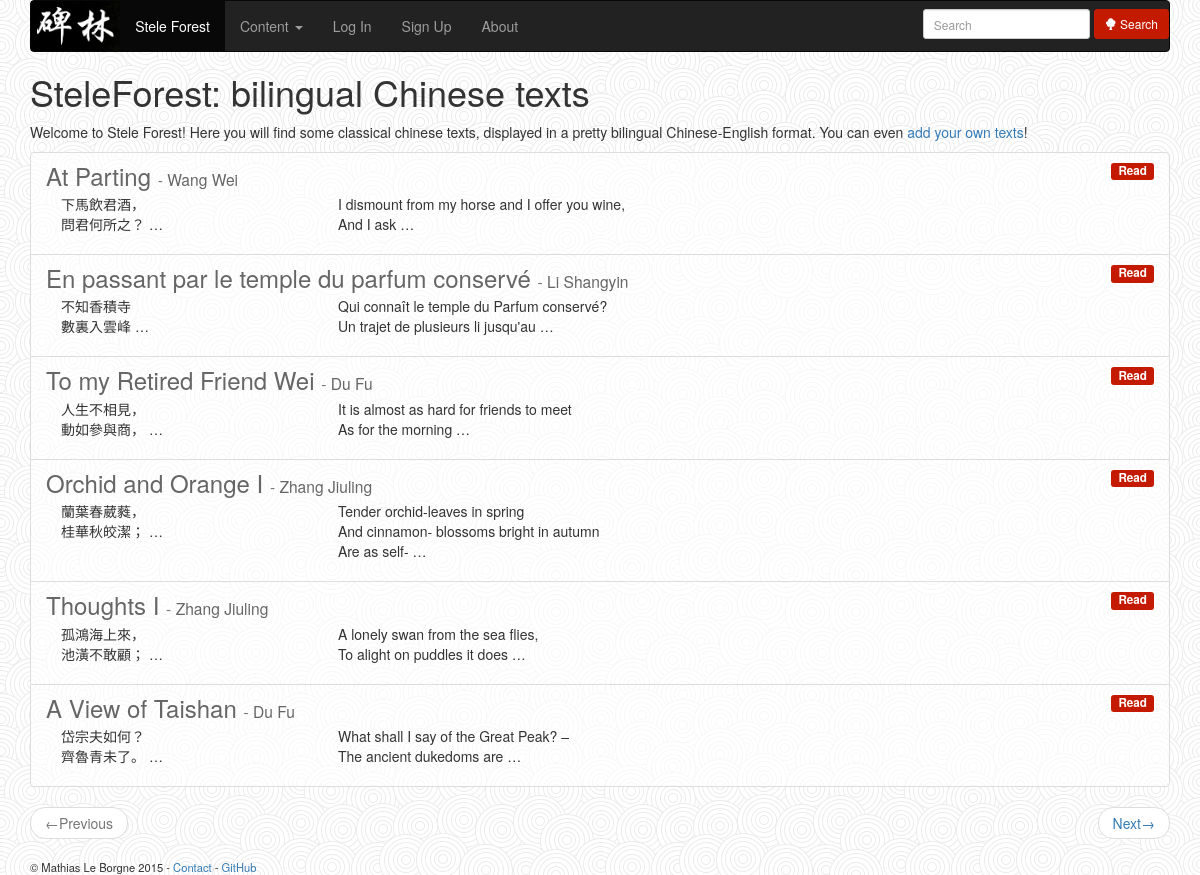
Page /texts-list on the committed database.
### texts/models.py (models this page shows, shortened)
class Text(models.Model):
    title_english = models.CharField(max_length=100)
    title_chinese = models.CharField(max_length=100)
    title_pinyin = models.CharField(max_length=100, null=True)
    author = models.ForeignKey('Author')
    content_english = models.TextField(null=True)
    content_chinese = models.TextField(null=True)
    content_pinyin = models.TextField(null=True)
    date_release = models.DateTimeField(auto_now_add=True, auto_now=False,
                                        verbose_name="Release Date")
    date_writing = models.DateTimeField(auto_now_add=False, auto_now=False,
                                        null=True,
                                        verbose_name="Writing Date")
    chars_data = models.TextField(null=True) # JSON-serialized (text) version of your list
    view_count = models.PositiveIntegerField(default=0)
    slug = models.SlugField(null=True)
    class Meta:
        ordering = ['chars_data', 'content_pinyin']

class Author(models.Model):
    name_chinese = models.CharField(max_length=42)
    name_pinyin = models.CharField(max_length=42)
    year_birth = models.CharField(null=True, max_length=100)
    year_death = models.CharField(null=True, max_length=100)
    biography = models.TextField(null=True)
    slug = models.SlugField(null=True)

### texts/views.py (the view)
# urls.py: url(r'^texts-list$', TextList.as_view(), name='texts_list'),
class TextList(ListView):
    model = Text
    context_object_name = "texts"
    template_name = make_template_name("texts")
    paginate_by = 6

### texts/templates/texts/texts.html (shortened to what this page needs)
{% extends "base.html" %}
{% block content %}
<h1>SteleForest: bilingual Chinese texts</h1>
<p>Welcome to Stele Forest{% if user.is_authenticated %} {{ user.username }}{% endif %}!
   Here you will find some classical chinese texts, displayed in a pretty bilingual Chinese-English format.
   You can even <a href="{% url "new_text" %}">add your own texts</a>!
</p>
<ul class="list-group">
{% for text in texts %}
    <li class="list-group-item clearfix">
        <h3 class="list-group-item-heading">
            <a href="{% url "read_text" text.id %}">{{ text.title_english }}</a>
            <small> - <a href="{% url "author_page" text.author.id %}">{{ text.author.name_pinyin }}</a></small>
            <small> <span class="label label-default pull-right"><a href="{% url "read_text" text.id %}">Read</a></span></small>
        </h3>
        <p class="list-group-item-text">
          <div class="col-xs-3">
              {{ text.content_chinese|truncatewords_html:2|linebreaks }}
          </div>
          <div class="col-xs-9">
              {{ text.content_english|truncatewords_html:13|linebreaks }}
          </div>
        </p>
    </li>
{% empty %}
    <p>No text to display</p>
{% endfor %}
</ul>
{% if is_paginated %}
    <nav>
      <ul class="pager">
       {% if page_obj.has_previous %}
        <li class="previous"><a href="?page={{ page_obj.previous_page_number }}"><span aria-hidden="true">&larr;</span>Previous</a></li>
       {% else %}
        <li class="previous disabled"><a href="#"><span aria-hidden="true">&larr;</span>Previous</a></li>
       {% endif %}
       {% if page_obj.has_next %}
        <li class="next"><a href="?page={{ page_obj.next_page_number }}">Next<span aria-hidden="true">&rarr;</span></a></li>
       {% else %}
        <li class="next disabled"><a href="#"><span aria-hidden="true">&rarr;</span>Next</a></li>
       {% endif %}
      </ul>
    </nav>
{% endif %}
{% endblock %}

### static/css/texts_style.css (style rules this page uses)
body { background-image: url(../img/swirl_pattern.jpg); }
.panel, .list-group-item { background-color: rgba(255, 255, 255, 0.65); }
.list-group-item a, .panel > .panel-heading a { color: #666666; }
.badge, .label-default { background-color: #C41B00; }
.badge a, .label-default a { color: #FFFFFF; }

### rows in the picture
Text: title_english "At Parting", author.name_pinyin "Wang Wei", content_chinese "下馬飲君酒， 問君何所之？ …", content_english "I dismount from my horse and I offer you wine, And I ask …"
Text: title_english "En passant par le temple du parfum conservé", author.name_pinyin "Li Shangyin", content_chinese "不知香積寺 數裏入雲峰 …", content_english "Qui connaît le temple du Parfum conservé? Un trajet de plusieurs li jusqu'au …"
Text: title_english "To my Retired Friend Wei", author.name_pinyin "Du Fu", content_chinese "人生不相見， 動如參與商， …", content_english "It is almost as hard for friends to meet As for the morning …"
Text: title_english "Orchid and Orange I", author.name_pinyin "Zhang Jiuling", content_chinese "蘭葉春葳蕤， 桂華秋皎潔； …", content_english "Tender orchid-leaves in spring And cinnamon- blossoms bright in autumn Are as self- …"
Text: title_english "Thoughts I", author.name_pinyin "Zhang Jiuling", content_chinese "孤鴻海上來， 池潢不敢顧； …", content_english "A lonely swan from the sea flies, To alight on puddles it does …"
Text: title_english "A View of Taishan", author.name_pinyin "Du Fu", content_chinese "岱宗夫如何？ 齊魯青未了。 …", content_english "What shall I say of the Great Peak? – The ancient dukedoms are …"
